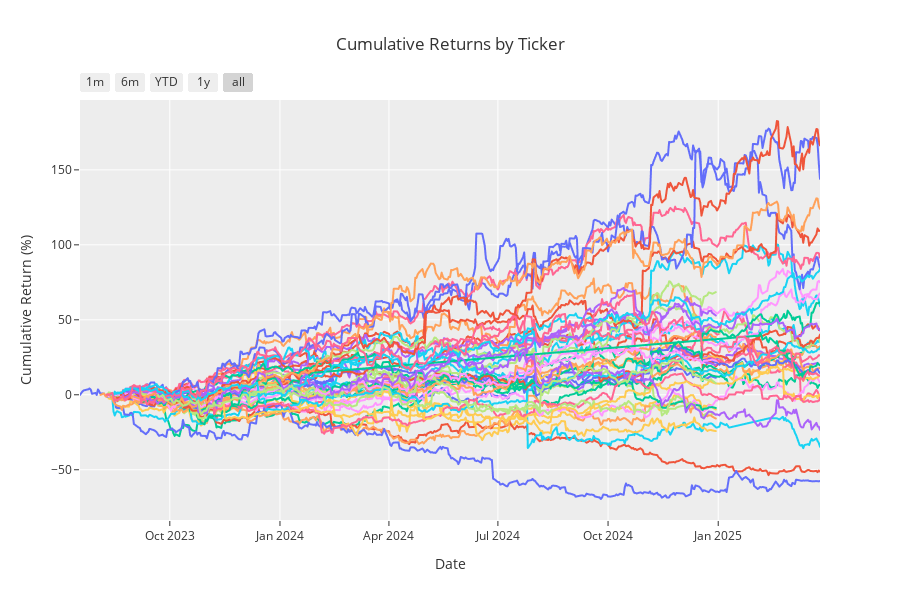
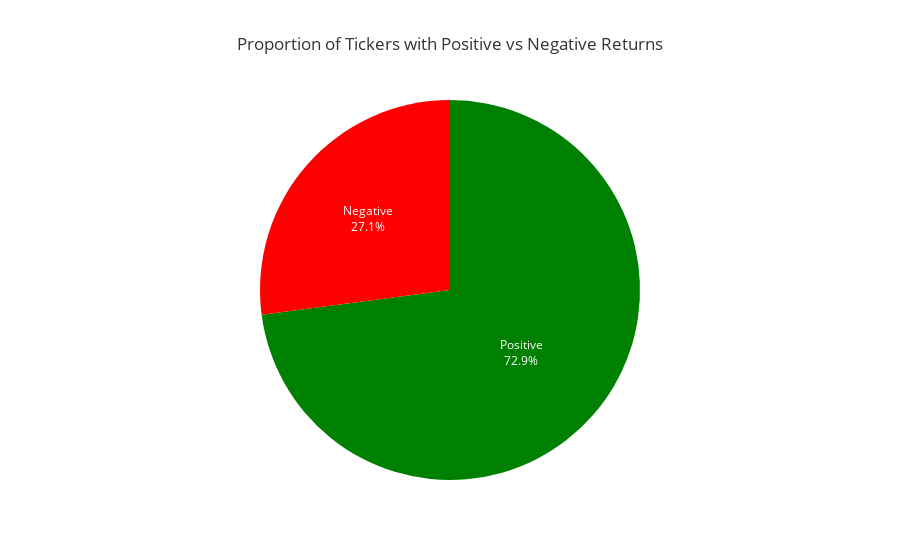

Notebook code cell kept with these figures, in order:
### Code cell
# Calculate cumulative returns for each ticker and visualize them using Plotly
# Group data by 'ticker' and calculate cumulative returns

# Create an interactive plot using Plotly
fig = px.line(
    returns.reset_index(),
    x='index',
    y='cumulative_return',
    color='ticker',
    title='Cumulative Returns by Ticker',
    labels={'index': 'Date', 'cumulative_return': 'Cumulative Return'}
)

fig.update_layout(
    xaxis_title='Date',
    yaxis_title='Cumulative Return (%)',
    showlegend=False,
    height=600,
    template='ggplot2',
    xaxis=dict(
        rangeselector=dict(
            buttons=list([
                dict(count=1, label="1m", step="month", stepmode="backward"),
                dict(count=6, label="6m", step="month", stepmode="backward"),
                dict(count=1, label="YTD", step="year", stepmode="todate"),
                dict(count=1, label="1y", step="year", stepmode="backward"),
                dict(step="all")
            ])
        ),
        rangeslider=dict(visible=False),
        type="date"
    )
)
fig.show()

last_returns = returns.groupby('ticker')['cumulative_return'].last()

# Count positive and negative returns
positive_count = sum(last_returns > 0)
negative_count = sum(last_returns <= 0)
total_count = len(last_returns)

# Convert to DataFrame for visualization
last_returns_df = pd.DataFrame(last_returns).reset_index()
last_returns_df.columns = ['Ticker', 'Final Return']
last_returns_df.sort_values('Final Return', ascending=False, inplace=True)

# Create a simple pie chart showing the proportion
fig_pie = px.pie(
    values=[positive_count, negative_count],
    names=['Positive', 'Negative'],
    title='Proportion of Tickers with Positive vs Negative Returns',
    color_discrete_sequence=['green', 'red'],
    template='ggplot2',
)

fig_pie.update_traces(textinfo='percent+label').update_layout(showlegend=False)
fig_pie.show()

# Calculate the proportion of tickers with positive returns
if total_count > 0:
    positive_proportion = positive_count / total_count
    print(f"Proportion of tickers with positive cumulative returns: {positive_proportion:.2%}")
    print(f"Positive tickers: {positive_count} out of {total_count}")
    print(f"Negative tickers: {negative_count} out of {total_count}")
else:
    print("No ticker data available for analysis")

### Figure 1 — Plotly figure (JSON) as saved in the notebook; plotly's stock layout.template omitted (floating-point values rounded to 4 significant figures; data arrays with more than 128 entries replaced by an {"elided": "..."} marker saying what was removed)
{"data": [{"hovertemplate": "ticker=LH<br>Date=%{x}<br>Cumulative Return=%{y}<extra></extra>", "legendgroup": "LH", "line": {"color": "#636efa", "dash": "solid"}, "marker": {"symbol": "circle"}, "mode": "lines", "name": "LH", "showlegend": true, "type": "scattergl", "x": {"elided": "348 str values"}, "xaxis": "x", "y": {"elided": "348 float values"}, "yaxis": "y"}, {"hovertemplate": "ticker=VRTX<br>Date=%{x}<br>Cumulative Return=%{y}<extra></extra>", "legendgroup": "VRTX", "line": {"color": "#EF553B", "dash": "solid"}, "marker": {"symbol": "circle"}, "mode": "lines", "name": "VRTX", "showlegend": true, "type": "scattergl", "x": {"elided": "403 str values"}, "xaxis": "x", "y": {"elided": "403 float values"}, "yaxis": "y"}, {"hovertemplate": "ticker=NEE<br>Date=%{x}<br>Cumulative Return=%{y}<extra></extra>", "legendgroup": "NEE", "line": {"color": "#00cc96", "dash": "solid"}, "marker": {"symbol": "circle"}, "mode": "lines", "name": "NEE", "showlegend": true, "type": "scattergl", "x": {"elided": "407 str values"}, "xaxis": "x", "y": {"elided": "407 float values"}, "yaxis": "y"}, {"hovertemplate": "ticker=ANSS<br>Date=%{x}<br>Cumulative Return=%{y}<extra></extra>", "legendgroup": "ANSS", "line": {"color": "#ab63fa", "dash": "solid"}, "marker": {"symbol": "circle"}, "mode": "lines", "name": "ANSS", "showlegend": true, "type": "scattergl", "x": {"elided": "401 str values"}, "xaxis": "x", "y": {"elided": "401 float values"}, "yaxis": "y"}, {"hovertemplate": "ticker=LEN<br>Date=%{x}<br>Cumulative Return=%{y}<extra></extra>", "legendgroup": "LEN", "line": {"color": "#FFA15A", "dash": "solid"}, "marker": {"symbol": "circle"}, "mode": "lines", "name": "LEN", "showlegend": true, "type": "scattergl", "x": {"elided": "372 str values"}, "xaxis": "x", "y": {"elided": "372 float values"}, "yaxis": "y"}, {"hovertemplate": "ticker=TYL<br>Date=%{x}<br>Cumulative Return=%{y}<extra></extra>", "legendgroup": "TYL", "line": {"color": "#19d3f3", "dash": "solid"}, "marker": {"symbol": "circle"}, "mode": "lines", "name": "TYL", "showlegend": true, "type": "scattergl", "x": {"elided": "406 str values"}, "xaxis": "x", "y": {"elided": "406 float values"}, "yaxis": "y"}, {"hovertemplate": "ticker=TER<br>Date=%{x}<br>Cumulative Return=%{y}<extra></extra>", "legendgroup": "TER", "line": {"color": "#FF6692", "dash": "solid"}, "marker": {"symbol": "circle"}, "mode": "lines", "name": "TER", "showlegend": true, "type": "scattergl", "x": {"elided": "406 str values"}, "xaxis": "x", "y": {"elided": "406 float values"}, "yaxis": "y"}, {"hovertemplate": "ticker=MTD<br>Date=%{x}<br>Cumulative Return=%{y}<extra></extra>", "legendgroup": "MTD", "line": {"color": "#B6E880", "dash": "solid"}, "marker": {"symbol": "circle"}, "mode": "lines", "name": "MTD", "showlegend": true, "type": "scattergl", "x": {"elided": "341 str values"}, "xaxis": "x", "y": {"elided": "341 float values"}, "yaxis": "y"}, {"hovertemplate": "ticker=FOXA<br>Date=%{x}<br>Cumulative Return=%{y}<extra></extra>", "legendgroup": "FOXA", "line": {"color": "#FF97FF", "dash": "solid"}, "marker": {"symbol": "circle"}, "mode": "lines", "name": "FOXA", "showlegend": true, "type": "scattergl", "x": {"elided": "397 str values"}, "xaxis": "x", "y": {"elided": "397 float values"}, "yaxis": "y"}, {"hovertemplate": "ticker=POOL<br>Date=%{x}<br>Cumulative Return=%{y}<extra></extra>", "legendgroup": "POOL", "line": {"color": "#FECB52", "dash": "solid"}, "marker": {"symbol": "circle"}, "mode": "lines", "name": "POOL", "showlegend": true, "type": "scattergl", "x": {"elided": "351 str values"}, "xaxis": "x", "y": {"elided": "351 float values"}, "yaxis": "y"}, {"hovertemplate": "ticker=KKR<br>Date=%{x}<br>Cumulative Return=%{y}<extra></extra>", "legendgroup": "KKR", "line": {"color": "#636efa", "dash": "solid"}, "marker": {"symbol": "circle"}, "mode": "lines", "name": "KKR", "showlegend": true, "type": "scattergl", "x": {"elided": "398 str values"}, "xaxis": "x", "y": {"elided": "398 float values"}, "yaxis": "y"}, {"hovertemplate": "ticker=BIIB<br>Date=%{x}<br>Cumulative Return=%{y}<extra></extra>", "legendgroup": "BIIB", "line": {"color": "#EF553B", "dash": "solid"}, "marker": {"symbol": "circle"}, "mode": "lines", "name": "BIIB", "showlegend": true, "type": "scattergl", "x": {"elided": "407 str values"}, "xaxis": "x", "y": {"elided": "407 float values"}, "yaxis": "y"}, {"hovertemplate": "ticker=CNP<br>Date=%{x}<br>Cumulative Return=%{y}<extra></extra>", "legendgroup": "CNP", "line": {"color": "#00cc96", "dash": "solid"}, "marker": {"symbol": "circle"}, "mode": "lines", "name": "CNP", "showlegend": true, "type": "scattergl", "x": {"elided": "405 str values"}, "xaxis": "x", "y": {"elided": "405 float values"}, "yaxis": "y"}, {"hovertemplate": "ticker=IFF<br>Date=%{x}<br>Cumulative Return=%{y}<extra></extra>", "legendgroup": "IFF", "line": {"color": "#ab63fa", "dash": "solid"}, "marker": {"symbol": "circle"}, "mode": "lines", "name": "IFF", "showlegend": true, "type": "scattergl", "x": {"elided": "339 str values"}, "xaxis": "x", "y": {"elided": "339 float values"}, "yaxis": "y"}, {"hovertemplate": "ticker=CHTR<br>Date=%{x}<br>Cumulative Return=%{y}<extra></extra>", "legendgroup": "CHTR", "line": {"color": "#FFA15A", "dash": "solid"}, "marker": {"symbol": "circle"}, "mode": "lines", "name": "CHTR", "showlegend": true, "type": "scattergl", "x": {"elided": "345 str values"}, "xaxis": "x", "y": {"elided": "345 float values"}, "yaxis": "y"}, {"hovertemplate": "ticker=DFS<br>Date=%{x}<br>Cumulative Return=%{y}<extra></extra>", "legendgroup": "DFS", "line": {"color": "#19d3f3", "dash": "solid"}, "marker": {"symbol": "circle"}, "mode": "lines", "name": "DFS", "showlegend": true, "type": "scattergl", "x": {"elided": "411 str values"}, "xaxis": "x", "y": {"elided": "411 float values"}, "yaxis": "y"}, {"hovertemplate": "ticker=TT<br>Date=%{x}<br>Cumulative Return=%{y}<extra></extra>", "legendgroup": "TT", "line": {"color": "#FF6692", "dash": "solid"}, "marker": {"symbol": "circle"}, "mode": "lines", "name": "TT", "showlegend": true, "type": "scattergl", "x": {"elided": "401 str values"}, "xaxis": "x", "y": {"elided": "401 float values"}, "yaxis": "y"}, {"hovertemplate": "ticker=KMI<br>Date=%{x}<br>Cumulative Return=%{y}<extra></extra>", "legendgroup": "KMI", "line": {"color": "#B6E880", "dash": "solid"}, "marker": {"symbol": "circle"}, "mode": "lines", "name": "KMI", "showlegend": true, "type": "scattergl", "x": {"elided": "352 str values"}, "xaxis": "x", "y": {"elided": "352 float values"}, "yaxis": "y"}, {"hovertemplate": "ticker=CTRA<br>Date=%{x}<br>Cumulative Return=%{y}<extra></extra>", "legendgroup": "CTRA", "line": {"color": "#FF97FF", "dash": "solid"}, "marker": {"symbol": "circle"}, "mode": "lines", "name": "CTRA", "showlegend": true, "type": "scattergl", "x": {"elided": "400 str values"}, "xaxis": "x", "y": {"elided": "400 float values"}, "yaxis": "y"}, {"hovertemplate": "ticker=SRE<br>Date=%{x}<br>Cumulative Return=%{y}<extra></extra>", "legendgroup": "SRE", "line": {"color": "#FECB52", "dash": "solid"}, "marker": {"symbol": "circle"}, "mode": "lines", "name": "SRE", "showlegend": true, "type": "scattergl", "x": {"elided": "400 str values"}, "xaxis": "x", "y": {"elided": "400 float values"}, "yaxis": "y"}, {"hovertemplate": "ticker=WBA<br>Date=%{x}<br>Cumulative Return=%{y}<extra></extra>", "legendgroup": "WBA", "line": {"color": "#636efa", "dash": "solid"}, "marker": {"symbol": "circle"}, "mode": "lines", "name": "WBA", "showlegend": true, "type": "scattergl", "x": {"elided": "426 str values"}, "xaxis": "x", "y": {"elided": "426 float values"}, "yaxis": "y"}, {"hovertemplate": "ticker=GRMN<br>Date=%{x}<br>Cumulative Return=%{y}<extra></extra>", "legendgroup": "GRMN", "line": {"color": "#EF553B", "dash": "solid"}, "marker": {"symbol": "circle"}, "mode": "lines", "name": "GRMN", "showlegend": true, "type": "scattergl", "x": {"elided": "401 str values"}, "xaxis": "x", "y": {"elided": "401 float values"}, "yaxis": "y"}, {"hovertemplate": "ticker=DHR<br>Date=%{x}<br>Cumulative Return=%{y}<extra></extra>", "legendgroup": "DHR", "line": {"color": "#00cc96", "dash": "solid"}, "marker": {"symbol": "circle"}, "mode": "lines", "name": "DHR", "showlegend": true, "type": "scattergl", "x": {"elided": "348 str values"}, "xaxis": "x", "y": {"elided": "348 float values"}, "yaxis": "y"}, {"hovertemplate": "ticker=IBM<br>Date=%{x}<br>Cumulative Return=%{y}<extra></extra>", "legendgroup": "IBM", "line": {"color": "#ab63fa", "dash": "solid"}, "marker": {"symbol": "circle"}, "mode": "lines", "name": "IBM", "showlegend": true, "type": "scattergl", "x": {"elided": "352 str values"}, "xaxis": "x", "y": {"elided": "352 float values"}, "yaxis": "y"}, {"hovertemplate": "ticker=DTE<br>Date=%{x}<br>Cumulative Return=%{y}<extra></extra>", "legendgroup": "DTE", "line": {"color": "#FFA15A", "dash": "solid"}, "marker": {"symbol": "circle"}, "mode": "lines", "name": "DTE", "showlegend": true, "type": "scattergl", "x": {"elided": "405 str values"}, "xaxis": "x", "y": {"elided": "405 float values"}, "yaxis": "y"}, {"hovertemplate": "ticker=DXCM<br>Date=%{x}<br>Cumulative Return=%{y}<extra></extra>", "legendgroup": "DXCM", "line": {"color": "#19d3f3", "dash": "solid"}, "marker": {"symbol": "circle"}, "mode": "lines", "name": "DXCM", "showlegend": true, "type": "scattergl", "x": {"elided": "321 str values"}, "xaxis": "x", "y": {"elided": "321 float values"}, "yaxis": "y"}, {"hovertemplate": "ticker=GD<br>Date=%{x}<br>Cumulative Return=%{y}<extra></extra>", "legendgroup": "GD", "line": {"color": "#FF6692", "dash": "solid"}, "marker": {"symbol": "circle"}, "mode": "lines", "name": "GD", "showlegend": true, "type": "scattergl", "x": {"elided": "406 str values"}, "xaxis": "x", "y": {"elided": "406 float values"}, "yaxis": "y"}, {"hovertemplate": "ticker=PH<br>Date=%{x}<br>Cumulative Return=%{y}<extra></extra>", "legendgroup": "PH", "line": {"color": "#B6E880", "dash": "solid"}, "marker": {"symbol": "circle"}, "mode": "lines", "name": "PH", "showlegend": true, "type": "scattergl", "x": {"elided": "400 str values"}, "xaxis": "x", "y": {"elided": "400 float values"}, "yaxis": "y"}, {"hovertemplate": "ticker=PM<br>Date=%{x}<br>Cumulative Return=%{y}<extra></extra>", "legendgroup": "PM", "line": {"color": "#FF97FF", "dash": "solid"}, "marker": {"symbol": "circle"}, "mode": "lines", "name": "PM", "showlegend": true, "type": "scattergl", "x": {"elided": "410 str values"}, "xaxis": "x", "y": {"elided": "410 float values"}, "yaxis": "y"}, {"hovertemplate": "ticker=PARA<br>Date=%{x}<br>Cumulative Return=%{y}<extra></extra>", "legendgroup": "PARA", "line": {"color": "#FECB52", "dash": "solid"}, "marker": {"symbol": "circle"}, "mode": "lines", "name": "PARA", "showlegend": true, "type": "scattergl", "x": {"elided": "279 str values"}, "xaxis": "x", "y": {"elided": "279 float values"}, "yaxis": "y"}, {"hovertemplate": "ticker=AME<br>Date=%{x}<br>Cumulative Return=%{y}<extra></extra>", "legendgroup": "AME", "line": {"color": "#636efa", "dash": "solid"}, "marker": {"symbol": "circle"}, "mode": "lines", "name": "AME", "showlegend": true, "type": "scattergl", "x": {"elided": "402 str values"}, "xaxis": "x", "y": {"elided": "402 float values"}, "yaxis": "y"}, {"hovertemplate": "ticker=V<br>Date=%{x}<br>Cumulative Return=%{y}<extra></extra>", "legendgroup": "V", "line": {"color": "#EF553B", "dash": "solid"}, "marker": {"symbol": "circle"}, "mode": "lines", "name": "V", "showlegend": true, "type": "scattergl", "x": {"elided": "407 str values"}, "xaxis": "x", "y": {"elided": "407 float values"}, "yaxis": "y"}, {"hovertemplate": "ticker=DRI<br>Date=%{x}<br>Cumulative Return=%{y}<extra></extra>", "legendgroup": "DRI", "line": {"color": "#00cc96", "dash": "solid"}, "marker": {"symbol": "circle"}, "mode": "lines", "name": "DRI", "showlegend": true, "type": "scattergl", "x": {"elided": "367 str values"}, "xaxis": "x", "y": {"elided": "367 float values"}, "yaxis": "y"}, {"hovertemplate": "ticker=PEG<br>Date=%{x}<br>Cumulative Return=%{y}<extra></extra>", "legendgroup": "PEG", "line": {"color": "#ab63fa", "dash": "solid"}, "marker": {"symbol": "circle"}, "mode": "lines", "name": "PEG", "showlegend": true, "type": "scattergl", "x": {"elided": "402 str values"}, "xaxis": "x", "y": {"elided": "402 float values"}, "yaxis": "y"}, {"hovertemplate": "ticker=STT<br>Date=%{x}<br>Cumulative Return=%{y}<extra></extra>", "legendgroup": "STT", "line": {"color": "#FFA15A", "dash": "solid"}, "marker": {"symbol": "circle"}, "mode": "lines", "name": "STT", "showlegend": true, "type": "scattergl", "x": {"elided": "354 str values"}, "xaxis": "x", "y": {"elided": "354 float values"}, "yaxis": "y"}, {"hovertemplate": "ticker=AON<br>Date=%{x}<br>Cumulative Return=%{y}<extra></extra>", "legendgroup": "AON", "line": {"color": "#19d3f3", "dash": "solid"}, "marker": {"symbol": "circle"}, "mode": "lines", "name": "AON", "showlegend": true, "type": "scattergl", "x": {"elided": "404 str values"}, "xaxis": "x", "y": {"elided": "404 float values"}, "yaxis": "y"}, {"hovertemplate": "ticker=APD<br>Date=%{x}<br>Cumulative Return=%{y}<extra></extra>", "legendgroup": "APD", "line": {"color": "#FF6692", "dash": "solid"}, "marker": {"symbol": "circle"}, "mode": "lines", "name": "APD", "showlegend": true, "type": "scattergl", "x": {"elided": "397 str values"}, "xaxis": "x", "y": {"elided": "397 float values"}, "yaxis": "y"}, {"hovertemplate": "ticker=CSGP<br>Date=%{x}<br>Cumulative Return=%{y}<extra></extra>", "legendgroup": "CSGP", "line": {"color": "#B6E880", "dash": "solid"}, "marker": {"symbol": "circle"}, "mode": "lines", "name": "CSGP", "showlegend": true, "type": "scattergl", "x": {"elided": "348 str values"}, "xaxis": "x", "y": {"elided": "348 float values"}, "yaxis": "y"}, {"hovertemplate": "ticker=CMS<br>Date=%{x}<br>Cumulative Return=%{y}<extra></extra>", "legendgroup": "CMS", "line": {"color": "#FF97FF", "dash": "solid"}, "marker": {"symbol": "circle"}, "mode": "lines", "name": "CMS", "showlegend": true, "type": "scattergl", "x": {"elided": "346 str values"}, "xaxis": "x", "y": {"elided": "346 float values"}, "yaxis": "y"}, {"hovertemplate": "ticker=CSCO<br>Date=%{x}<br>Cumulative Return=%{y}<extra></extra>", "legendgroup": "CSCO", "line": {"color": "#FECB52", "dash": "solid"}, "marker": {"symbol": "circle"}, "mode": "lines", "name": "CSCO", "showlegend": true, "type": "scattergl", "x": {"elided": "391 str values"}, "xaxis": "x", "y": {"elided": "391 float values"}, "yaxis": "y"}, {"hovertemplate": "ticker=AVGO<br>Date=%{x}<br>Cumulative Return=%{y}<extra></extra>", "legendgroup": "AVGO", "line": {"color": "#636efa", "dash": "solid"}, "marker": {"symbol": "circle"}, "mode": "lines", "name": "AVGO", "showlegend": true, "type": "scattergl", "x": {"elided": "381 str values"}, "xaxis": "x", "y": {"elided": "381 float values"}, "yaxis": "y"}, {"hovertemplate": "ticker=HWM<br>Date=%{x}<br>Cumulative Return=%{y}<extra></extra>", "legendgroup": "HWM", "line": {"color": "#EF553B", "dash": "solid"}, "marker": {"symbol": "circle"}, "mode": "lines", "name": "HWM", "showlegend": true, "type": "scattergl", "x": {"elided": "402 str values"}, "xaxis": "x", "y": {"elided": "402 float values"}, "yaxis": "y"}, {"hovertemplate": "ticker=ADSK<br>Date=%{x}<br>Cumulative Return=%{y}<extra></extra>", "legendgroup": "ADSK", "line": {"color": "#00cc96", "dash": "solid"}, "marker": {"symbol": "circle"}, "mode": "lines", "name": "ADSK", "showlegend": true, "type": "scattergl", "x": {"elided": "134 str values"}, "xaxis": "x", "y": {"elided": "134 float values"}, "yaxis": "y"}, {"hovertemplate": "ticker=MCHP<br>Date=%{x}<br>Cumulative Return=%{y}<extra></extra>", "legendgroup": "MCHP", "line": {"color": "#ab63fa", "dash": "solid"}, "marker": {"symbol": "circle"}, "mode": "lines", "name": "MCHP", "showlegend": true, "type": "scattergl", "x": {"elided": "400 str values"}, "xaxis": "x", "y": {"elided": "400 float values"}, "yaxis": "y"}, {"hovertemplate": "ticker=GE<br>Date=%{x}<br>Cumulative Return=%{y}<extra></extra>", "legendgroup": "GE", "line": {"color": "#FFA15A", "dash": "solid"}, "marker": {"symbol": "circle"}, "mode": "lines", "name": "GE", "showlegend": true, "type": "scattergl", "x": {"elided": "407 str values"}, "xaxis": "x", "y": {"elided": "407 float values"}, "yaxis": "y"}, {"hovertemplate": "ticker=BRO<br>Date=%{x}<br>Cumulative Return=%{y}<extra></extra>", "legendgroup": "BRO", "line": {"color": "#19d3f3", "dash": "solid"}, "marker": {"symbol": "circle"}, "mode": "lines", "name": "BRO", "showlegend": true, "type": "scattergl", "x": {"elided": "408 str values"}, "xaxis": "x", "y": {"elided": "408 float values"}, "yaxis": "y"}, {"hovertemplate": "ticker=STX<br>Date=%{x}<br>Cumulative Return=%{y}<extra></extra>", "legendgroup": "STX", "line": {"color": "#FF6692", "dash": "solid"}, "marker": {"symbol": "circle"}, "mode": "lines", "name": "STX", "showlegend": true, "type": "scattergl", "x": {"elided": "410 str values"}, "xaxis": "x", "y": {"elided": "410 float values"}, "yaxis": "y"}, {"hovertemplate": "ticker=KVUE<br>Date=%{x}<br>Cumulative Return=%{y}<extra></extra>", "legendgroup": "KVUE", "line": {"color": "#B6E880", "dash": "solid"}, "marker": {"symbol": "circle"}, "mode": "lines", "name": "KVUE", "showlegend": true, "type": "scattergl", "x": {"elided": "321 str values"}, "xaxis": "x", "y": {"elided": "321 float values"}, "yaxis": "y"}], "layout": {"height": 600, "legend": {"title": {"text": "ticker"}, "tracegroupgap": 0}, "showlegend": false, "title": {"text": "Cumulative Returns by Ticker"}, "xaxis": {"anchor": "y", "domain": [0.0, 1.0], "rangeselector": {"buttons": [{"count": 1, "label": "1m", "step": "month", "stepmode": "backward"}, {"count": 6, "label": "6m", "step": "month", "stepmode": "backward"}, {"count": 1, "label": "YTD", "step": "year", "stepmode": "todate"}, {"count": 1, "label": "1y", "step": "year", "stepmode": "backward"}, {"step": "all"}]}, "rangeslider": {"visible": false}, "title": {"text": "Date"}, "type": "date"}, "yaxis": {"anchor": "x", "domain": [0.0, 1.0], "title": {"text": "Cumulative Return (%)"}}}}

### Figure 2 — Plotly figure (JSON) as saved in the notebook; plotly's stock layout.template omitted (floating-point values rounded to 4 significant figures)
{"data": [{"domain": {"x": [0.0, 1.0], "y": [0.0, 1.0]}, "hovertemplate": "label=%{label}<br>value=%{value}<extra></extra>", "labels": ["Positive", "Negative"], "legendgroup": "", "name": "", "showlegend": true, "textinfo": "percent+label", "type": "pie", "values": [35, 13]}], "layout": {"legend": {"tracegroupgap": 0}, "piecolorway": ["green", "red"], "showlegend": false, "title": {"text": "Proportion of Tickers with Positive vs Negative Returns"}}}
